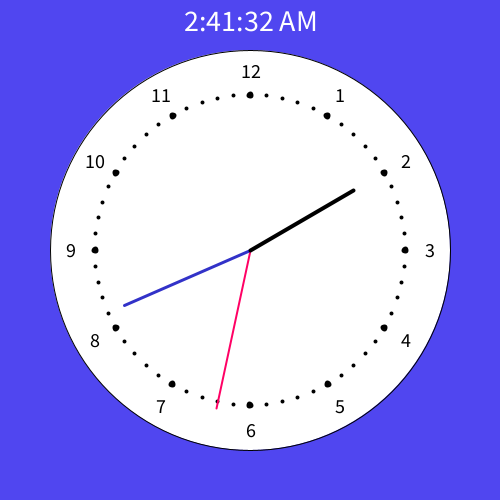
Frame 1 (no input)
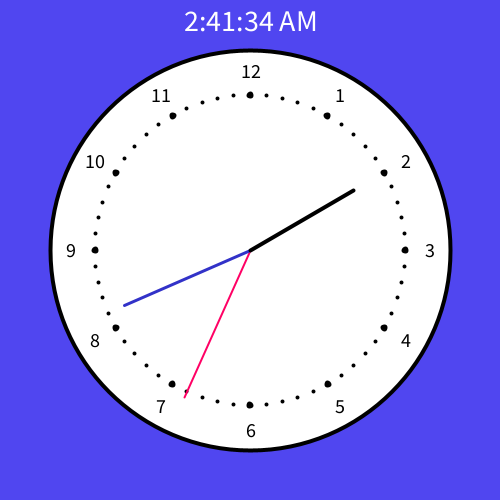
Frame 60 (the mouse pressed at the canvas centre just before this capture)
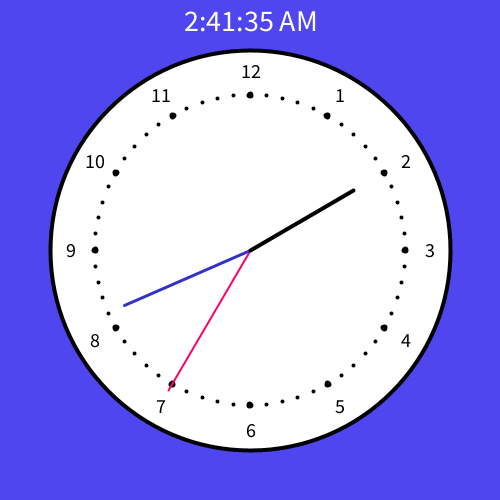
Frame 120 (the mouse held since frame 60 and released just before this capture)

The Processing sketch that drew these frames (run headless with seeded random() and noise(); from frame 60 on, the mouse is pressed at the canvas centre):

// Processing sketch: MainScript
// ── MainScript.pde
Clock c = new Clock();

void setup(){
  size(500,500);
}

void draw(){
  c.displayClock();
}

// ── ClockClass.pde
class Clock{
  //Lengths of hands
  float sRad = 162;
  float mRad = 137;
  float hRad = 120;
  
  String hr;
  String min;
  String sec;
  String end;
  
  int hourOffset;
  int dotSize;
    
  //use second(),minute(), and hour() functions for current time
  
  public void displayClock(){
    translate(width/2, height/2);
    //draw the traditional clock w/ 3 hands (hr, min, sec) using
    //shapes, characters w/ proper color and font
    //Display the clock w/ current time
    background(80,70,240);
    
    //clock base
    ellipse(0,0,400,400);
    
    //dots
    displayDots();
    
    //numbers
    displayNumbers();
    
    //second hand
    stroke(255,0,100);
    strokeWeight(2);
    line(0,0,sRad*cos(2*PI*second()/60-PI/2),sRad*sin(2*PI*second()/60-PI/2));
    
    //minute hand
    stroke(50,50,200);
    strokeWeight(3);
    line(0,0,mRad*cos(2*PI*minute()/60-PI/2),mRad*sin(2*PI*minute()/60-PI/2));
    
    //hour hand
    stroke(0);
    strokeWeight(4);
    line(0,0,hRad*cos(2*PI*hour()/12-PI/2),hRad*sin(2*PI*hour()/12-PI/2));
    
    //Digital*******
    fill(255);
    
    //account for 24-hr time
    if (hour()>12){
      hourOffset = -12;
      end = "PM";
    }
    else{
      hourOffset = 0;
      end = "AM";
    }
    
    hr = str(hour()+hourOffset);
    min = str(minute());
    sec = str(second());
    textSize(30);
    
    if (minute()<10 && second()<10){
      text(hr + ":0" + min + ":0" + sec + " " + end, 0, -230);
    }
    else if (minute()<10){
      text(hr + ":0" + min + ":" + sec + " " + end, 0, -230);
    }
    else if (second()<10){
      text(hr + ":" + min + ":0" + sec + " " + end, 0, -230);
    }
    else{
      text(hr + ":" + min + ":" + sec + " " + end, 0, -230);
    }  
  }
  
  void displayDots(){
    //same technique as numbers
    strokeWeight(2);
    fill(0);
    for (int num = 1; num<=60; num++){
      if (num%5 == 0){
        dotSize = 5;
      }
      else{
        dotSize = 2;
      }
      ellipse(155*cos(2*PI*num/60-PI/2),155*sin(2*PI*num/60-PI/2),dotSize,dotSize);
    }
  }
  
  void displayNumbers(){
    fill(0);
    textAlign(CENTER,CENTER);
    textSize(20);
    for (int num = 1; num<=12; num++){
      //display num as text, rotating around the clock
      text(num, 180*cos(2*PI*num/12-PI/2), 180*sin(2*PI*num/12-PI/2));
    }
    fill(255);
  }
}
